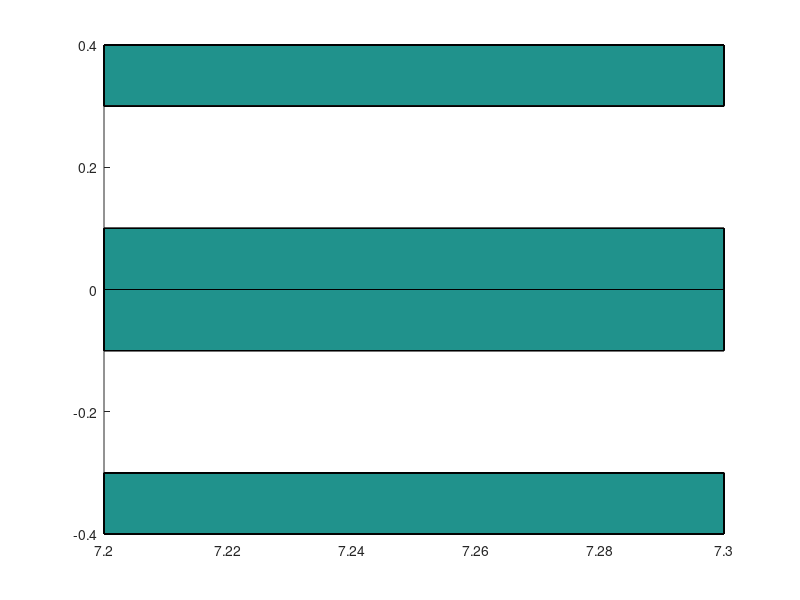

This figure's MATLAB source:
 %--------- Problem at Cell ----------
 %----- Ci =  -5.420248814010751E-016
 %----- Cell id =       15563
 %----- Interface face defined by points: 
 Interface=[
   7.20000000000000      -3.332000937312528E-008 -0.300000000000000     
   7.20000000000000       0.000000000000000E+000 -0.300000000000002     
   7.20000000000000       0.000000000000000E+000 -0.300000000000000     
   7.20000000000000      -3.332000937312528E-008 -0.300000000000000     
 ]
 line(Interface(:,1),Interface(:,2),Interface(:,3))
 %----- Element faces: 
 % ------- face global no  =      133730
 % ------- at edges on face=           2
 % ------- fictitious edge points=
 %   7.20000000000000       0.000000000000000E+000 -0.300000000000002     
 %   7.20000000000000      -3.332000937312528E-008 -0.300000000000000     
 face133730=[
   7.20000000000000      -0.100000000000000      -0.400000000000000     
   7.20000000000000       0.000000000000000E+000 -0.400000000000000     
   7.20000000000000       0.000000000000000E+000 -0.300000000000000     
   7.20000000000000      -0.100000000000000      -0.300000000000000     
 ]
 patch(face133730(:,1),face133730(:,2),face133730(:,3),1)
  % node characterization
 % F T F  0.000000000000000E+000
 % F T F  1.838806884535416E-014
 % T F F  3.332000937312529E-007
 % F T F  0.000000000000000E+000
 % ------- face global no  =       72803
 % ------- at edges on face=           0
 face72803=[
   7.20000000000000      -0.100000000000000      -0.400000000000000     
   7.30000000000000      -0.100000000000000      -0.400000000000000     
   7.30000000000000      -0.100000000000000      -0.300000000000000     
   7.20000000000000      -0.100000000000000      -0.300000000000000     
 ]
 patch(face72803(:,1),face72803(:,2),face72803(:,3),1)
  % node characterization
 % F T F  0.000000000000000E+000
 % F T F  0.000000000000000E+000
 % F T F  0.000000000000000E+000
 % F T F  0.000000000000000E+000
 % ------- face global no  =       15563
 % ------- at edges on face=           0
 face15563=[
   7.20000000000000      -0.100000000000000      -0.400000000000000     
   7.30000000000000      -0.100000000000000      -0.400000000000000     
   7.30000000000000       0.000000000000000E+000 -0.400000000000000     
   7.20000000000000       0.000000000000000E+000 -0.400000000000000     
 ]
 patch(face15563(:,1),face15563(:,2),face15563(:,3),1)
  % node characterization
 % F T F  0.000000000000000E+000
 % F T F  0.000000000000000E+000
 % F T F  0.000000000000000E+000
 % F T F  0.000000000000000E+000
 % ------- face global no  =      134130
 % ------- at edges on face=           0
 face134130=[
   7.30000000000000      -0.100000000000000      -0.400000000000000     
   7.30000000000000       0.000000000000000E+000 -0.400000000000000     
   7.30000000000000       0.000000000000000E+000 -0.300000000000000     
   7.30000000000000      -0.100000000000000      -0.300000000000000     
 ]
 patch(face134130(:,1),face134130(:,2),face134130(:,3),1)
  % node characterization
 % F T F  0.000000000000000E+000
 % F T F  0.000000000000000E+000
 % F T F  0.000000000000000E+000
 % F T F  0.000000000000000E+000
 % ------- face global no  =       75203
 % ------- at edges on face=           2
 % ------- fictitious edge points=
 %   7.20000000000000       0.000000000000000E+000 -0.300000000000002     
 %   7.20000000000000       0.000000000000000E+000 -0.300000000000000     
 face75203=[
   7.20000000000000       0.000000000000000E+000 -0.400000000000000     
   7.30000000000000       0.000000000000000E+000 -0.400000000000000     
   7.30000000000000       0.000000000000000E+000 -0.300000000000000     
   7.20000000000000       0.000000000000000E+000 -0.300000000000000     
 ]
 patch(face75203(:,1),face75203(:,2),face75203(:,3),1)
  % node characterization
 % F T F  0.000000000000000E+000
 % F T F  0.000000000000000E+000
 % F T F  1.387778780781406E-014
 % T F F  1.838806884535416E-014
 % ------- face global no  =       17963
 % ------- at edges on face=           2
 % ------- fictitious edge points=
 %   7.20000000000000       0.000000000000000E+000 -0.300000000000000     
 %   7.20000000000000      -3.332000937312528E-008 -0.300000000000000     
 face17963=[
   7.20000000000000      -0.100000000000000      -0.300000000000000     
   7.30000000000000      -0.100000000000000      -0.300000000000000     
   7.30000000000000       0.000000000000000E+000 -0.300000000000000     
   7.20000000000000       0.000000000000000E+000 -0.300000000000000     
 ]
 patch(face17963(:,1),face17963(:,2),face17963(:,3),1)
  % node characterization
 % F T F  0.000000000000000E+000
 % F T F  0.000000000000000E+000
 % F T F  1.387778780781406E-014
 % T F F  3.332000937312529E-007
 %--------- Problem at Cell ----------
 %----- Ci =  -2.160783860804105E-017
 %----- Cell id =       15683
 %----- Interface face defined by points: 
 Interface=[
   7.20000000000000       0.000000000000000E+000 -0.300000000000002     
   7.20000000000000       3.332000937312528E-008 -0.300000000000000     
   7.20000000000000       0.000000000000000E+000 -0.300000000000000     
   7.20000000000000       0.000000000000000E+000 -0.300000000000002     
 ]
 line(Interface(:,1),Interface(:,2),Interface(:,3))
 %----- Element faces: 
 % ------- face global no  =      133731
 % ------- at edges on face=           2
 % ------- fictitious edge points=
 %   7.20000000000000       3.332000937312528E-008 -0.300000000000000     
 %   7.20000000000000       0.000000000000000E+000 -0.300000000000002     
 face133731=[
   7.20000000000000       0.000000000000000E+000 -0.400000000000000     
   7.20000000000000       0.100000000000000      -0.400000000000000     
   7.20000000000000       0.100000000000000      -0.300000000000000     
   7.20000000000000       0.000000000000000E+000 -0.300000000000000     
 ]
 patch(face133731(:,1),face133731(:,2),face133731(:,3),1)
  % node characterization
 % F T F  0.000000000000000E+000
 % F T F  0.000000000000000E+000
 % F T F  3.332000937312525E-007
 % T F F  1.838806884535416E-014
 % ------- face global no  =       75203
 % ------- at edges on face=           2
 % ------- fictitious edge points=
 %   7.20000000000000       0.000000000000000E+000 -0.300000000000002     
 %   7.20000000000000       0.000000000000000E+000 -0.300000000000000     
 face75203=[
   7.20000000000000       0.000000000000000E+000 -0.400000000000000     
   7.30000000000000       0.000000000000000E+000 -0.400000000000000     
   7.30000000000000       0.000000000000000E+000 -0.300000000000000     
   7.20000000000000       0.000000000000000E+000 -0.300000000000000     
 ]
 patch(face75203(:,1),face75203(:,2),face75203(:,3),1)
  % node characterization
 % F T F  0.000000000000000E+000
 % F T F  0.000000000000000E+000
 % F T F  1.387778780781406E-014
 % T F F  1.838806884535416E-014
 % ------- face global no  =       15683
 % ------- at edges on face=           0
 face15683=[
   7.20000000000000       0.000000000000000E+000 -0.400000000000000     
   7.30000000000000       0.000000000000000E+000 -0.400000000000000     
   7.30000000000000       0.100000000000000      -0.400000000000000     
   7.20000000000000       0.100000000000000      -0.400000000000000     
 ]
 patch(face15683(:,1),face15683(:,2),face15683(:,3),1)
  % node characterization
 % F T F  0.000000000000000E+000
 % F T F  0.000000000000000E+000
 % F T F  0.000000000000000E+000
 % F T F  0.000000000000000E+000
 % ------- face global no  =      134131
 % ------- at edges on face=           0
 face134131=[
   7.30000000000000       0.000000000000000E+000 -0.400000000000000     
   7.30000000000000       0.100000000000000      -0.400000000000000     
   7.30000000000000       0.100000000000000      -0.300000000000000     
   7.30000000000000       0.000000000000000E+000 -0.300000000000000     
 ]
 patch(face134131(:,1),face134131(:,2),face134131(:,3),1)
  % node characterization
 % F T F  0.000000000000000E+000
 % F T F  0.000000000000000E+000
 % F T F  0.000000000000000E+000
 % F T F  0.000000000000000E+000
 % ------- face global no  =       77603
 % ------- at edges on face=           0
 face77603=[
   7.20000000000000       0.100000000000000      -0.400000000000000     
   7.30000000000000       0.100000000000000      -0.400000000000000     
   7.30000000000000       0.100000000000000      -0.300000000000000     
   7.20000000000000       0.100000000000000      -0.300000000000000     
 ]
 patch(face77603(:,1),face77603(:,2),face77603(:,3),1)
  % node characterization
 % F T F  0.000000000000000E+000
 % F T F  0.000000000000000E+000
 % F T F  0.000000000000000E+000
 % F T F  0.000000000000000E+000
 % ------- face global no  =       18083
 % ------- at edges on face=           2
 % ------- fictitious edge points=
 %   7.20000000000000       3.332000937312528E-008 -0.300000000000000     
 %   7.20000000000000       0.000000000000000E+000 -0.300000000000000     
 face18083=[
   7.20000000000000       0.000000000000000E+000 -0.300000000000000     
   7.30000000000000       0.000000000000000E+000 -0.300000000000000     
   7.30000000000000       0.100000000000000      -0.300000000000000     
   7.20000000000000       0.100000000000000      -0.300000000000000     
 ]
 patch(face18083(:,1),face18083(:,2),face18083(:,3),1)
  % node characterization
 % T F F  1.387778780781406E-014
 % F T F  0.000000000000000E+000
 % F T F  0.000000000000000E+000
 % F T F  3.332000937312525E-007
 %--------- Problem at Cell ----------
 %----- Ci =  -5.420248814010751E-016
 %----- Cell id =       22403
 %----- Interface face defined by points: 
 Interface=[
   7.20000000000000      -0.300000000000002       0.000000000000000E+000
   7.20000000000000      -0.300000000000000      -3.332000937312528E-008
   7.20000000000000      -0.300000000000000       0.000000000000000E+000
   7.20000000000000      -0.300000000000002       0.000000000000000E+000
 ]
 line(Interface(:,1),Interface(:,2),Interface(:,3))
 %----- Element faces: 
 % ------- face global no  =      133787
 % ------- at edges on face=           2
 % ------- fictitious edge points=
 %   7.20000000000000      -0.300000000000000      -3.332000937312528E-008
 %   7.20000000000000      -0.300000000000002       0.000000000000000E+000
 face133787=[
   7.20000000000000      -0.400000000000000      -0.100000000000000     
   7.20000000000000      -0.300000000000000      -0.100000000000000     
   7.20000000000000      -0.300000000000000       0.000000000000000E+000
   7.20000000000000      -0.400000000000000       0.000000000000000E+000
 ]
 patch(face133787(:,1),face133787(:,2),face133787(:,3),1)
  % node characterization
 % F T F  0.000000000000000E+000
 % F T F  3.332000937312529E-007
 % T F F  1.838806884535416E-014
 % F T F  0.000000000000000E+000
 % ------- face global no  =       65963
 % ------- at edges on face=           0
 face65963=[
   7.20000000000000      -0.400000000000000      -0.100000000000000     
   7.30000000000000      -0.400000000000000      -0.100000000000000     
   7.30000000000000      -0.400000000000000       0.000000000000000E+000
   7.20000000000000      -0.400000000000000       0.000000000000000E+000
 ]
 patch(face65963(:,1),face65963(:,2),face65963(:,3),1)
  % node characterization
 % F T F  0.000000000000000E+000
 % F T F  0.000000000000000E+000
 % F T F  0.000000000000000E+000
 % F T F  0.000000000000000E+000
 % ------- face global no  =       22403
 % ------- at edges on face=           0
 face22403=[
   7.20000000000000      -0.400000000000000      -0.100000000000000     
   7.30000000000000      -0.400000000000000      -0.100000000000000     
   7.30000000000000      -0.300000000000000      -0.100000000000000     
   7.20000000000000      -0.300000000000000      -0.100000000000000     
 ]
 patch(face22403(:,1),face22403(:,2),face22403(:,3),1)
  % node characterization
 % F T F  0.000000000000000E+000
 % F T F  0.000000000000000E+000
 % F T F  0.000000000000000E+000
 % F T F  0.000000000000000E+000
 % ------- face global no  =      134187
 % ------- at edges on face=           0
 face134187=[
   7.30000000000000      -0.400000000000000      -0.100000000000000     
   7.30000000000000      -0.300000000000000      -0.100000000000000     
   7.30000000000000      -0.300000000000000       0.000000000000000E+000
   7.30000000000000      -0.400000000000000       0.000000000000000E+000
 ]
 patch(face134187(:,1),face134187(:,2),face134187(:,3),1)
  % node characterization
 % F T F  0.000000000000000E+000
 % F T F  0.000000000000000E+000
 % F T F  0.000000000000000E+000
 % F T F  0.000000000000000E+000
 % ------- face global no  =       68363
 % ------- at edges on face=           2
 % ------- fictitious edge points=
 %   7.20000000000000      -0.300000000000000      -3.332000937312528E-008
 %   7.20000000000000      -0.300000000000000       0.000000000000000E+000
 face68363=[
   7.20000000000000      -0.300000000000000      -0.100000000000000     
   7.30000000000000      -0.300000000000000      -0.100000000000000     
   7.30000000000000      -0.300000000000000       0.000000000000000E+000
   7.20000000000000      -0.300000000000000       0.000000000000000E+000
 ]
 patch(face68363(:,1),face68363(:,2),face68363(:,3),1)
  % node characterization
 % F T F  0.000000000000000E+000
 % F T F  0.000000000000000E+000
 % F T F  1.387778780781406E-014
 % T F F  3.332000937312529E-007
 % ------- face global no  =       24803
 % ------- at edges on face=           2
 % ------- fictitious edge points=
 %   7.20000000000000      -0.300000000000000       0.000000000000000E+000
 %   7.20000000000000      -0.300000000000002       0.000000000000000E+000
 face24803=[
   7.20000000000000      -0.400000000000000       0.000000000000000E+000
   7.30000000000000      -0.400000000000000       0.000000000000000E+000
   7.30000000000000      -0.300000000000000       0.000000000000000E+000
   7.20000000000000      -0.300000000000000       0.000000000000000E+000
 ]
 patch(face24803(:,1),face24803(:,2),face24803(:,3),1)
  % node characterization
 % F T F  0.000000000000000E+000
 % F T F  0.000000000000000E+000
 % F T F  1.387778780781406E-014
 % T F F  1.838806884535416E-014
 %--------- Problem at Cell ----------
 %----- Ci =  -2.160783860804105E-017
 %----- Cell id =       23243
 %----- Interface face defined by points: 
 Interface=[
   7.20000000000000       0.300000000000000      -3.332000937312528E-008
   7.20000000000000       0.300000000000002       0.000000000000000E+000
   7.20000000000000       0.300000000000000       0.000000000000000E+000
   7.20000000000000       0.300000000000000      -3.332000937312528E-008
 ]
 line(Interface(:,1),Interface(:,2),Interface(:,3))
 %----- Element faces: 
 % ------- face global no  =      133794
 % ------- at edges on face=           2
 % ------- fictitious edge points=
 %   7.20000000000000       0.300000000000002       0.000000000000000E+000
 %   7.20000000000000       0.300000000000000      -3.332000937312528E-008
 face133794=[
   7.20000000000000       0.300000000000000      -0.100000000000000     
   7.20000000000000       0.400000000000000      -0.100000000000000     
   7.20000000000000       0.400000000000000       0.000000000000000E+000
   7.20000000000000       0.300000000000000       0.000000000000000E+000
 ]
 patch(face133794(:,1),face133794(:,2),face133794(:,3),1)
  % node characterization
 % F T F  0.000000000000000E+000
 % F T F  0.000000000000000E+000
 % F T F  1.838806884535420E-014
 % T F F  3.332000937312529E-007
 % ------- face global no  =       82763
 % ------- at edges on face=           2
 % ------- fictitious edge points=
 %   7.20000000000000       0.300000000000000      -3.332000937312528E-008
 %   7.20000000000000       0.300000000000000       0.000000000000000E+000
 face82763=[
   7.20000000000000       0.300000000000000      -0.100000000000000     
   7.30000000000000       0.300000000000000      -0.100000000000000     
   7.30000000000000       0.300000000000000       0.000000000000000E+000
   7.20000000000000       0.300000000000000       0.000000000000000E+000
 ]
 patch(face82763(:,1),face82763(:,2),face82763(:,3),1)
  % node characterization
 % F T F  0.000000000000000E+000
 % F T F  0.000000000000000E+000
 % F T F  1.387778780781406E-014
 % T F F  3.332000937312529E-007
 % ------- face global no  =       23243
 % ------- at edges on face=           0
 face23243=[
   7.20000000000000       0.300000000000000      -0.100000000000000     
   7.30000000000000       0.300000000000000      -0.100000000000000     
   7.30000000000000       0.400000000000000      -0.100000000000000     
   7.20000000000000       0.400000000000000      -0.100000000000000     
 ]
 patch(face23243(:,1),face23243(:,2),face23243(:,3),1)
  % node characterization
 % F T F  0.000000000000000E+000
 % F T F  0.000000000000000E+000
 % F T F  0.000000000000000E+000
 % F T F  0.000000000000000E+000
 % ------- face global no  =      134194
 % ------- at edges on face=           0
 face134194=[
   7.30000000000000       0.300000000000000      -0.100000000000000     
   7.30000000000000       0.400000000000000      -0.100000000000000     
   7.30000000000000       0.400000000000000       0.000000000000000E+000
   7.30000000000000       0.300000000000000       0.000000000000000E+000
 ]
 patch(face134194(:,1),face134194(:,2),face134194(:,3),1)
  % node characterization
 % F T F  0.000000000000000E+000
 % F T F  0.000000000000000E+000
 % F T F  0.000000000000000E+000
 % F T F  0.000000000000000E+000
 % ------- face global no  =       85163
 % ------- at edges on face=           0
 face85163=[
   7.20000000000000       0.400000000000000      -0.100000000000000     
   7.30000000000000       0.400000000000000      -0.100000000000000     
   7.30000000000000       0.400000000000000       0.000000000000000E+000
   7.20000000000000       0.400000000000000       0.000000000000000E+000
 ]
 patch(face85163(:,1),face85163(:,2),face85163(:,3),1)
  % node characterization
 % F T F  0.000000000000000E+000
 % F T F  0.000000000000000E+000
 % F T F  0.000000000000000E+000
 % F T F  0.000000000000000E+000
 % ------- face global no  =       25643
 % ------- at edges on face=           2
 % ------- fictitious edge points=
 %   7.20000000000000       0.300000000000002       0.000000000000000E+000
 %   7.20000000000000       0.300000000000000       0.000000000000000E+000
 face25643=[
   7.20000000000000       0.300000000000000       0.000000000000000E+000
   7.30000000000000       0.300000000000000       0.000000000000000E+000
   7.30000000000000       0.400000000000000       0.000000000000000E+000
   7.20000000000000       0.400000000000000       0.000000000000000E+000
 ]
 patch(face25643(:,1),face25643(:,2),face25643(:,3),1)
  % node characterization
 % T F F  1.387778780781406E-014
 % F T F  0.000000000000000E+000
 % F T F  0.000000000000000E+000
 % F T F  1.838806884535420E-014
 %--------- Problem at Cell ----------
 %----- Ci =  -2.160783860804105E-017
 %----- Cell id =       24803
 %----- Interface face defined by points: 
 Interface=[
   7.20000000000000      -0.300000000000000       3.332000937312528E-008
   7.20000000000000      -0.300000000000002       0.000000000000000E+000
   7.20000000000000      -0.300000000000000       0.000000000000000E+000
   7.20000000000000      -0.300000000000000       3.332000937312528E-008
 ]
 line(Interface(:,1),Interface(:,2),Interface(:,3))
 %----- Element faces: 
 % ------- face global no  =      133807
 % ------- at edges on face=           2
 % ------- fictitious edge points=
 %   7.20000000000000      -0.300000000000002       0.000000000000000E+000
 %   7.20000000000000      -0.300000000000000       3.332000937312528E-008
 face133807=[
   7.20000000000000      -0.400000000000000       0.000000000000000E+000
   7.20000000000000      -0.300000000000000       0.000000000000000E+000
   7.20000000000000      -0.300000000000000       0.100000000000000     
   7.20000000000000      -0.400000000000000       0.100000000000000     
 ]
 patch(face133807(:,1),face133807(:,2),face133807(:,3),1)
  % node characterization
 % F T F  1.838806884535416E-014
 % T F F  3.332000937312525E-007
 % F T F  0.000000000000000E+000
 % F T F  0.000000000000000E+000
 % ------- face global no  =       66083
 % ------- at edges on face=           0
 face66083=[
   7.20000000000000      -0.400000000000000       0.000000000000000E+000
   7.30000000000000      -0.400000000000000       0.000000000000000E+000
   7.30000000000000      -0.400000000000000       0.100000000000000     
   7.20000000000000      -0.400000000000000       0.100000000000000     
 ]
 patch(face66083(:,1),face66083(:,2),face66083(:,3),1)
  % node characterization
 % F T F  0.000000000000000E+000
 % F T F  0.000000000000000E+000
 % F T F  0.000000000000000E+000
 % F T F  0.000000000000000E+000
 % ------- face global no  =       24803
 % ------- at edges on face=           2
 % ------- fictitious edge points=
 %   7.20000000000000      -0.300000000000000       0.000000000000000E+000
 %   7.20000000000000      -0.300000000000002       0.000000000000000E+000
 face24803=[
   7.20000000000000      -0.400000000000000       0.000000000000000E+000
   7.30000000000000      -0.400000000000000       0.000000000000000E+000
   7.30000000000000      -0.300000000000000       0.000000000000000E+000
   7.20000000000000      -0.300000000000000       0.000000000000000E+000
 ]
 patch(face24803(:,1),face24803(:,2),face24803(:,3),1)
  % node characterization
 % F T F  0.000000000000000E+000
 % F T F  0.000000000000000E+000
 % F T F  1.387778780781406E-014
 % T F F  1.838806884535416E-014
 % ------- face global no  =      134207
 % ------- at edges on face=           0
 face134207=[
   7.30000000000000      -0.400000000000000       0.000000000000000E+000
   7.30000000000000      -0.300000000000000       0.000000000000000E+000
   7.30000000000000      -0.300000000000000       0.100000000000000     
   7.30000000000000      -0.400000000000000       0.100000000000000     
 ]
 patch(face134207(:,1),face134207(:,2),face134207(:,3),1)
  % node characterization
 % F T F  0.000000000000000E+000
 % F T F  0.000000000000000E+000
 % F T F  0.000000000000000E+000
 % F T F  0.000000000000000E+000
 % ------- face global no  =       68483
 % ------- at edges on face=           2
 % ------- fictitious edge points=
 %   7.20000000000000      -0.300000000000000       0.000000000000000E+000
 %   7.20000000000000      -0.300000000000000       3.332000937312528E-008
 face68483=[
   7.20000000000000      -0.300000000000000       0.000000000000000E+000
   7.30000000000000      -0.300000000000000       0.000000000000000E+000
   7.30000000000000      -0.300000000000000       0.100000000000000     
   7.20000000000000      -0.300000000000000       0.100000000000000     
 ]
 patch(face68483(:,1),face68483(:,2),face68483(:,3),1)
  % node characterization
 % T F F  1.387778780781406E-014
 % F T F  0.000000000000000E+000
 % F T F  0.000000000000000E+000
 % F T F  3.332000937312525E-007
 % ------- face global no  =       27203
 % ------- at edges on face=           0
 face27203=[
   7.20000000000000      -0.400000000000000       0.100000000000000     
   7.30000000000000      -0.400000000000000       0.100000000000000     
   7.30000000000000      -0.300000000000000       0.100000000000000     
   7.20000000000000      -0.300000000000000       0.100000000000000     
 ]
 patch(face27203(:,1),face27203(:,2),face27203(:,3),1)
  % node characterization
 % F T F  0.000000000000000E+000
 % F T F  0.000000000000000E+000
 % F T F  0.000000000000000E+000
 % F T F  0.000000000000000E+000
 %--------- Problem at Cell ----------
 %----- Ci =  -2.160783860804103E-017
 %----- Cell id =       25643
 %----- Interface face defined by points: 
 Interface=[
   7.20000000000000       0.300000000000002       0.000000000000000E+000
   7.20000000000000       0.300000000000000       3.332000937312528E-008
   7.20000000000000       0.300000000000000       0.000000000000000E+000
   7.20000000000000       0.300000000000002       0.000000000000000E+000
 ]
 line(Interface(:,1),Interface(:,2),Interface(:,3))
 %----- Element faces: 
 % ------- face global no  =      133814
 % ------- at edges on face=           2
 % ------- fictitious edge points=
 %   7.20000000000000       0.300000000000000       3.332000937312528E-008
 %   7.20000000000000       0.300000000000002       0.000000000000000E+000
 face133814=[
   7.20000000000000       0.300000000000000       0.000000000000000E+000
   7.20000000000000       0.400000000000000       0.000000000000000E+000
   7.20000000000000       0.400000000000000       0.100000000000000     
   7.20000000000000       0.300000000000000       0.100000000000000     
 ]
 patch(face133814(:,1),face133814(:,2),face133814(:,3),1)
  % node characterization
 % T F F  1.838806884535420E-014
 % F T F  0.000000000000000E+000
 % F T F  0.000000000000000E+000
 % F T F  3.332000937312525E-007
 % ------- face global no  =       82883
 % ------- at edges on face=           2
 % ------- fictitious edge points=
 %   7.20000000000000       0.300000000000000       0.000000000000000E+000
 %   7.20000000000000       0.300000000000000       3.332000937312528E-008
 face82883=[
   7.20000000000000       0.300000000000000       0.000000000000000E+000
   7.30000000000000       0.300000000000000       0.000000000000000E+000
   7.30000000000000       0.300000000000000       0.100000000000000     
   7.20000000000000       0.300000000000000       0.100000000000000     
 ]
 patch(face82883(:,1),face82883(:,2),face82883(:,3),1)
  % node characterization
 % T F F  1.387778780781406E-014
 % F T F  0.000000000000000E+000
 % F T F  0.000000000000000E+000
 % F T F  3.332000937312525E-007
 % ------- face global no  =       25643
 % ------- at edges on face=           2
 % ------- fictitious edge points=
 %   7.20000000000000       0.300000000000002       0.000000000000000E+000
 %   7.20000000000000       0.300000000000000       0.000000000000000E+000
 face25643=[
   7.20000000000000       0.300000000000000       0.000000000000000E+000
   7.30000000000000       0.300000000000000       0.000000000000000E+000
   7.30000000000000       0.400000000000000       0.000000000000000E+000
   7.20000000000000       0.400000000000000       0.000000000000000E+000
 ]
 patch(face25643(:,1),face25643(:,2),face25643(:,3),1)
  % node characterization
 % T F F  1.387778780781406E-014
 % F T F  0.000000000000000E+000
 % F T F  0.000000000000000E+000
 % F T F  1.838806884535420E-014
 % ------- face global no  =      134214
 % ------- at edges on face=           0
 face134214=[
   7.30000000000000       0.300000000000000       0.000000000000000E+000
   7.30000000000000       0.400000000000000       0.000000000000000E+000
   7.30000000000000       0.400000000000000       0.100000000000000     
   7.30000000000000       0.300000000000000       0.100000000000000     
 ]
 patch(face134214(:,1),face134214(:,2),face134214(:,3),1)
  % node characterization
 % F T F  0.000000000000000E+000
 % F T F  0.000000000000000E+000
 % F T F  0.000000000000000E+000
 % F T F  0.000000000000000E+000
 % ------- face global no  =       85283
 % ------- at edges on face=           0
 face85283=[
   7.20000000000000       0.400000000000000       0.000000000000000E+000
   7.30000000000000       0.400000000000000       0.000000000000000E+000
   7.30000000000000       0.400000000000000       0.100000000000000     
   7.20000000000000       0.400000000000000       0.100000000000000     
 ]
 patch(face85283(:,1),face85283(:,2),face85283(:,3),1)
  % node characterization
 % F T F  0.000000000000000E+000
 % F T F  0.000000000000000E+000
 % F T F  0.000000000000000E+000
 % F T F  0.000000000000000E+000
 % ------- face global no  =       28043
 % ------- at edges on face=           0
 face28043=[
   7.20000000000000       0.300000000000000       0.100000000000000     
   7.30000000000000       0.300000000000000       0.100000000000000     
   7.30000000000000       0.400000000000000       0.100000000000000     
   7.20000000000000       0.400000000000000       0.100000000000000     
 ]
 patch(face28043(:,1),face28043(:,2),face28043(:,3),1)
  % node characterization
 % F T F  0.000000000000000E+000
 % F T F  0.000000000000000E+000
 % F T F  0.000000000000000E+000
 % F T F  0.000000000000000E+000
 %--------- Problem at Cell ----------
 %----- Ci =  -2.160783860804105E-017
 %----- Cell id =       32363
 %----- Interface face defined by points: 
 Interface=[
   7.20000000000000       0.000000000000000E+000  0.300000000000002     
   7.20000000000000      -3.332000937312528E-008  0.300000000000000     
   7.20000000000000       0.000000000000000E+000  0.300000000000000     
   7.20000000000000       0.000000000000000E+000  0.300000000000002     
 ]
 line(Interface(:,1),Interface(:,2),Interface(:,3))
 %----- Element faces: 
 % ------- face global no  =      133870
 % ------- at edges on face=           2
 % ------- fictitious edge points=
 %   7.20000000000000      -3.332000937312528E-008  0.300000000000000     
 %   7.20000000000000       0.000000000000000E+000  0.300000000000002     
 face133870=[
   7.20000000000000      -0.100000000000000       0.300000000000000     
   7.20000000000000       0.000000000000000E+000  0.300000000000000     
   7.20000000000000       0.000000000000000E+000  0.400000000000000     
   7.20000000000000      -0.100000000000000       0.400000000000000     
 ]
 patch(face133870(:,1),face133870(:,2),face133870(:,3),1)
  % node characterization
 % F T F  3.332000937312529E-007
 % T F F  1.838806884535420E-014
 % F T F  0.000000000000000E+000
 % F T F  0.000000000000000E+000
 % ------- face global no  =       73643
 % ------- at edges on face=           0
 face73643=[
   7.20000000000000      -0.100000000000000       0.300000000000000     
   7.30000000000000      -0.100000000000000       0.300000000000000     
   7.30000000000000      -0.100000000000000       0.400000000000000     
   7.20000000000000      -0.100000000000000       0.400000000000000     
 ]
 patch(face73643(:,1),face73643(:,2),face73643(:,3),1)
  % node characterization
 % F T F  0.000000000000000E+000
 % F T F  0.000000000000000E+000
 % F T F  0.000000000000000E+000
 % F T F  0.000000000000000E+000
 % ------- face global no  =       32363
 % ------- at edges on face=           2
 % ------- fictitious edge points=
 %   7.20000000000000       0.000000000000000E+000  0.300000000000000     
 %   7.20000000000000      -3.332000937312528E-008  0.300000000000000     
 face32363=[
   7.20000000000000      -0.100000000000000       0.300000000000000     
   7.30000000000000      -0.100000000000000       0.300000000000000     
   7.30000000000000       0.000000000000000E+000  0.300000000000000     
   7.20000000000000       0.000000000000000E+000  0.300000000000000     
 ]
 patch(face32363(:,1),face32363(:,2),face32363(:,3),1)
  % node characterization
 % F T F  0.000000000000000E+000
 % F T F  0.000000000000000E+000
 % F T F  1.387778780781406E-014
 % T F F  3.332000937312529E-007
 % ------- face global no  =      134270
 % ------- at edges on face=           0
 face134270=[
   7.30000000000000      -0.100000000000000       0.300000000000000     
   7.30000000000000       0.000000000000000E+000  0.300000000000000     
   7.30000000000000       0.000000000000000E+000  0.400000000000000     
   7.30000000000000      -0.100000000000000       0.400000000000000     
 ]
 patch(face134270(:,1),face134270(:,2),face134270(:,3),1)
  % node characterization
 % F T F  0.000000000000000E+000
 % F T F  0.000000000000000E+000
 % F T F  0.000000000000000E+000
 % F T F  0.000000000000000E+000
 % ------- face global no  =       76043
 % ------- at edges on face=           2
 % ------- fictitious edge points=
 %   7.20000000000000       0.000000000000000E+000  0.300000000000000     
 %   7.20000000000000       0.000000000000000E+000  0.300000000000002     
 face76043=[
   7.20000000000000       0.000000000000000E+000  0.300000000000000     
   7.30000000000000       0.000000000000000E+000  0.300000000000000     
   7.30000000000000       0.000000000000000E+000  0.400000000000000     
   7.20000000000000       0.000000000000000E+000  0.400000000000000     
 ]
 patch(face76043(:,1),face76043(:,2),face76043(:,3),1)
  % node characterization
 % T F F  1.387778780781406E-014
 % F T F  0.000000000000000E+000
 % F T F  0.000000000000000E+000
 % F T F  1.838806884535420E-014
 % ------- face global no  =       34763
 % ------- at edges on face=           0
 face34763=[
   7.20000000000000      -0.100000000000000       0.400000000000000     
   7.30000000000000      -0.100000000000000       0.400000000000000     
   7.30000000000000       0.000000000000000E+000  0.400000000000000     
   7.20000000000000       0.000000000000000E+000  0.400000000000000     
 ]
 patch(face34763(:,1),face34763(:,2),face34763(:,3),1)
  % node characterization
 % F T F  0.000000000000000E+000
 % F T F  0.000000000000000E+000
 % F T F  0.000000000000000E+000
 % F T F  0.000000000000000E+000
 %--------- Problem at Cell ----------
 %----- Ci =  -2.160783860804103E-017
 %----- Cell id =       32483
 %----- Interface face defined by points: 
 Interface=[
   7.20000000000000       3.332000937312528E-008  0.300000000000000     
   7.20000000000000       0.000000000000000E+000  0.300000000000002     
   7.20000000000000       0.000000000000000E+000  0.300000000000000     
   7.20000000000000       3.332000937312528E-008  0.300000000000000     
 ]
 line(Interface(:,1),Interface(:,2),Interface(:,3))
 %----- Element faces: 
 % ------- face global no  =      133871
 % ------- at edges on face=           2
 % ------- fictitious edge points=
 %   7.20000000000000       0.000000000000000E+000  0.300000000000002     
 %   7.20000000000000       3.332000937312528E-008  0.300000000000000     
 face133871=[
   7.20000000000000       0.000000000000000E+000  0.300000000000000     
   7.20000000000000       0.100000000000000       0.300000000000000     
   7.20000000000000       0.100000000000000       0.400000000000000     
   7.20000000000000       0.000000000000000E+000  0.400000000000000     
 ]
 patch(face133871(:,1),face133871(:,2),face133871(:,3),1)
  % node characterization
 % T F F  3.332000937312525E-007
 % F T F  0.000000000000000E+000
 % F T F  0.000000000000000E+000
 % F T F  1.838806884535420E-014
 % ------- face global no  =       76043
 % ------- at edges on face=           2
 % ------- fictitious edge points=
 %   7.20000000000000       0.000000000000000E+000  0.300000000000000     
 %   7.20000000000000       0.000000000000000E+000  0.300000000000002     
 face76043=[
   7.20000000000000       0.000000000000000E+000  0.300000000000000     
   7.30000000000000       0.000000000000000E+000  0.300000000000000     
   7.30000000000000       0.000000000000000E+000  0.400000000000000     
   7.20000000000000       0.000000000000000E+000  0.400000000000000     
 ]
 patch(face76043(:,1),face76043(:,2),face76043(:,3),1)
  % node characterization
 % T F F  1.387778780781406E-014
 % F T F  0.000000000000000E+000
 % F T F  0.000000000000000E+000
 % F T F  1.838806884535420E-014
 % ------- face global no  =       32483
 % ------- at edges on face=           2
 % ------- fictitious edge points=
 %   7.20000000000000       3.332000937312528E-008  0.300000000000000     
 %   7.20000000000000       0.000000000000000E+000  0.300000000000000     
 face32483=[
   7.20000000000000       0.000000000000000E+000  0.300000000000000     
   7.30000000000000       0.000000000000000E+000  0.300000000000000     
   7.30000000000000       0.100000000000000       0.300000000000000     
   7.20000000000000       0.100000000000000       0.300000000000000     
 ]
 patch(face32483(:,1),face32483(:,2),face32483(:,3),1)
  % node characterization
 % T F F  1.387778780781406E-014
 % F T F  0.000000000000000E+000
 % F T F  0.000000000000000E+000
 % F T F  3.332000937312525E-007
 % ------- face global no  =      134271
 % ------- at edges on face=           0
 face134271=[
   7.30000000000000       0.000000000000000E+000  0.300000000000000     
   7.30000000000000       0.100000000000000       0.300000000000000     
   7.30000000000000       0.100000000000000       0.400000000000000     
   7.30000000000000       0.000000000000000E+000  0.400000000000000     
 ]
 patch(face134271(:,1),face134271(:,2),face134271(:,3),1)
  % node characterization
 % F T F  0.000000000000000E+000
 % F T F  0.000000000000000E+000
 % F T F  0.000000000000000E+000
 % F T F  0.000000000000000E+000
 % ------- face global no  =       78443
 % ------- at edges on face=           0
 face78443=[
   7.20000000000000       0.100000000000000       0.300000000000000     
   7.30000000000000       0.100000000000000       0.300000000000000     
   7.30000000000000       0.100000000000000       0.400000000000000     
   7.20000000000000       0.100000000000000       0.400000000000000     
 ]
 patch(face78443(:,1),face78443(:,2),face78443(:,3),1)
  % node characterization
 % F T F  0.000000000000000E+000
 % F T F  0.000000000000000E+000
 % F T F  0.000000000000000E+000
 % F T F  0.000000000000000E+000
 % ------- face global no  =       34883
 % ------- at edges on face=           0
 face34883=[
   7.20000000000000       0.000000000000000E+000  0.400000000000000     
   7.30000000000000       0.000000000000000E+000  0.400000000000000     
   7.30000000000000       0.100000000000000       0.400000000000000     
   7.20000000000000       0.100000000000000       0.400000000000000     
 ]
 patch(face34883(:,1),face34883(:,2),face34883(:,3),1)
  % node characterization
 % F T F  0.000000000000000E+000
 % F T F  0.000000000000000E+000
 % F T F  0.000000000000000E+000
 % F T F  0.000000000000000E+000
